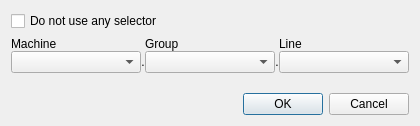
<?xml version="1.0" encoding="UTF-8"?>
<ui version="4.0">
 <class>Dialog</class>
 <widget class="QDialog" name="Dialog">
  <property name="geometry">
   <rect>
    <x>0</x>
    <y>0</y>
    <width>420</width>
    <height>126</height>
   </rect>
  </property>
  <property name="maximumSize">
   <size>
    <width>16777215</width>
    <height>126</height>
   </size>
  </property>
  <property name="windowTitle">
   <string>Choose PLS selector...</string>
  </property>
  <layout class="QVBoxLayout" name="verticalLayout">
   <item>
    <widget class="QCheckBox" name="no_selector">
     <property name="text">
      <string>Do not use any selector</string>
     </property>
    </widget>
   </item>
   <item>
    <widget class="QFrame" name="chooser_frame">
     <property name="frameShape">
      <enum>QFrame::NoFrame</enum>
     </property>
     <property name="frameShadow">
      <enum>QFrame::Raised</enum>
     </property>
     <layout class="QGridLayout" name="gridLayout">
      <property name="leftMargin">
       <number>0</number>
      </property>
      <property name="topMargin">
       <number>0</number>
      </property>
      <property name="rightMargin">
       <number>0</number>
      </property>
      <property name="bottomMargin">
       <number>0</number>
      </property>
      <property name="spacing">
       <number>0</number>
      </property>
      <item row="0" column="0">
       <widget class="QLabel" name="label_4">
        <property name="sizePolicy">
         <sizepolicy hsizetype="Preferred" vsizetype="Minimum">
          <horstretch>0</horstretch>
          <verstretch>0</verstretch>
         </sizepolicy>
        </property>
        <property name="text">
         <string>Machine</string>
        </property>
       </widget>
      </item>
      <item row="0" column="2">
       <widget class="QLabel" name="label_6">
        <property name="sizePolicy">
         <sizepolicy hsizetype="Preferred" vsizetype="Minimum">
          <horstretch>0</horstretch>
          <verstretch>0</verstretch>
         </sizepolicy>
        </property>
        <property name="text">
         <string>Group</string>
        </property>
       </widget>
      </item>
      <item row="0" column="4">
       <widget class="QLabel" name="label_5">
        <property name="sizePolicy">
         <sizepolicy hsizetype="Preferred" vsizetype="Minimum">
          <horstretch>0</horstretch>
          <verstretch>0</verstretch>
         </sizepolicy>
        </property>
        <property name="text">
         <string>Line</string>
        </property>
       </widget>
      </item>
      <item row="1" column="0">
       <widget class="QComboBox" name="machine_combo">
        <property name="sizePolicy">
         <sizepolicy hsizetype="MinimumExpanding" vsizetype="Fixed">
          <horstretch>0</horstretch>
          <verstretch>0</verstretch>
         </sizepolicy>
        </property>
       </widget>
      </item>
      <item row="1" column="1">
       <widget class="QLabel" name="timingSelectorSeparator1">
        <property name="sizePolicy">
         <sizepolicy hsizetype="Minimum" vsizetype="Minimum">
          <horstretch>0</horstretch>
          <verstretch>0</verstretch>
         </sizepolicy>
        </property>
        <property name="text">
         <string>.</string>
        </property>
        <property name="alignment">
         <set>Qt::AlignCenter</set>
        </property>
       </widget>
      </item>
      <item row="1" column="2">
       <widget class="QComboBox" name="group_combo">
        <property name="sizePolicy">
         <sizepolicy hsizetype="MinimumExpanding" vsizetype="Fixed">
          <horstretch>0</horstretch>
          <verstretch>0</verstretch>
         </sizepolicy>
        </property>
       </widget>
      </item>
      <item row="1" column="3">
       <widget class="QLabel" name="timingSelectorSeparator2">
        <property name="sizePolicy">
         <sizepolicy hsizetype="Minimum" vsizetype="Minimum">
          <horstretch>0</horstretch>
          <verstretch>0</verstretch>
         </sizepolicy>
        </property>
        <property name="text">
         <string>.</string>
        </property>
        <property name="alignment">
         <set>Qt::AlignCenter</set>
        </property>
       </widget>
      </item>
      <item row="1" column="4">
       <widget class="QComboBox" name="line_combo">
        <property name="sizePolicy">
         <sizepolicy hsizetype="MinimumExpanding" vsizetype="Fixed">
          <horstretch>0</horstretch>
          <verstretch>0</verstretch>
         </sizepolicy>
        </property>
       </widget>
      </item>
     </layout>
    </widget>
   </item>
   <item>
    <spacer name="verticalSpacer">
     <property name="orientation">
      <enum>Qt::Vertical</enum>
     </property>
     <property name="sizeHint" stdset="0">
      <size>
       <width>20</width>
       <height>40</height>
      </size>
     </property>
    </spacer>
   </item>
   <item>
    <widget class="QDialogButtonBox" name="buttonBox">
     <property name="standardButtons">
      <set>QDialogButtonBox::Cancel|QDialogButtonBox::Ok</set>
     </property>
    </widget>
   </item>
  </layout>
 </widget>
 <resources/>
 <connections>
  <connection>
   <sender>buttonBox</sender>
   <signal>accepted()</signal>
   <receiver>Dialog</receiver>
   <slot>accept()</slot>
   <hints>
    <hint type="sourcelabel">
     <x>248</x>
     <y>254</y>
    </hint>
    <hint type="destinationlabel">
     <x>157</x>
     <y>274</y>
    </hint>
   </hints>
  </connection>
  <connection>
   <sender>buttonBox</sender>
   <signal>rejected()</signal>
   <receiver>Dialog</receiver>
   <slot>reject()</slot>
   <hints>
    <hint type="sourcelabel">
     <x>316</x>
     <y>260</y>
    </hint>
    <hint type="destinationlabel">
     <x>286</x>
     <y>274</y>
    </hint>
   </hints>
  </connection>
 </connections>
</ui>
